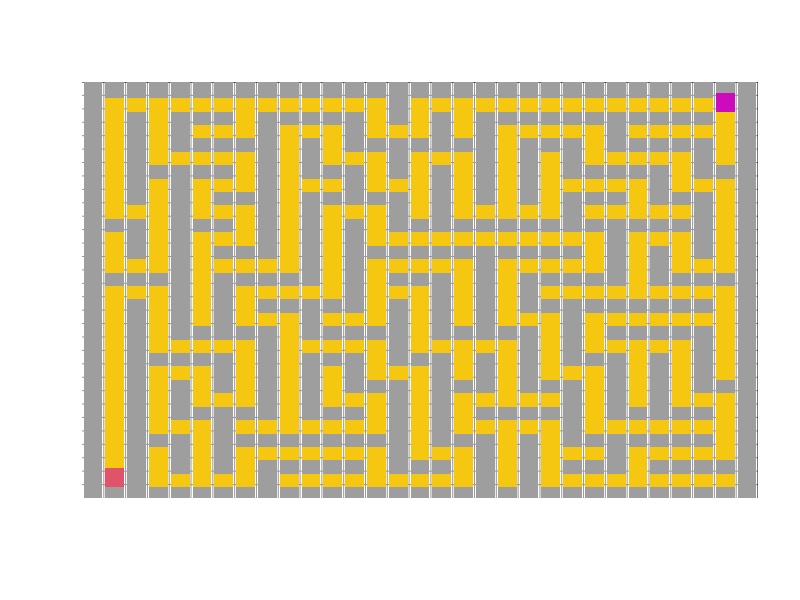

This chart was generated by the following R code:


maze=function(size,cex_set=2.5){
  #initiate
  size2=2*size-3
  block_map=matrix(0,size,size)
  maze_map=matrix(1,size2,size2)
  for(i in 1:(size-2)){
    for(j in 1:(size-2)){
      maze_map[2*i,2*j]=0
    }
  }
  #四面的圍牆
  block_map[1,]=1
  block_map[size,]=1
  block_map[,1]=1
  block_map[,size]=1
  
  #上下左右操作
  move=list(c(-1,0),c(1,0),c(0,-1),c(0,1))
  
  #用於判斷操作是否越界
  in_map=function(x,y){
    return((1<=x)&&(x<=size)&&(1<=y)&&(y<=size))
  }
  
  #connect用於拆牆
  connect=function(x,y,xx,yy){
    maze_map[(x+xx)-2,(y+yy)-2]<<- 0 #原本是<<-
  }
  
  #用於計算該節點周圍有幾面牆
  neighbor_count=function(x,y){
    temp=0
    for(i in 1:4){
      if(in_map(x+move[[i]][1],y+move[[i]][2])){
        if(block_map[x+move[[i]][1],y+move[[i]]][2]==1){
          temp=temp+1
        }
      }
    }
    return(temp)
  }
  
  
  #前準備(?)
  dfs=function(x,y){
    print(c(x,y,neighbor_count(x,y)))
    if(neighbor_count(x,y)==4){return}
    direction=c(FALSE,FALSE,FALSE,FALSE)
    while(neighbor_count(x,y)<4){
      temp=-1
      
      while(temp==-1 || direction[temp]==TRUE){
        temp=sample(1:4,1)
      }
      
      xx=x+move[[temp]][1]
      yy=y+move[[temp]][2]
      
      if(in_map(xx,yy)&&block_map[xx,yy]==0){
        block_map[xx,yy]<<-1
        connect(x,y,xx,yy)
        dfs(xx,yy)
        
        direction[temp]=TRUE
        if(neighbor_count(x,y)==4){
          return
        }
      }
    }
    return
  }
  
  #設起點，並開始生成地圖矩陣
  block_map[2,2]=1
  dfs(2,2)
  
  #生成地圖
  windows()
  plot(0,0,xlim=c(0,size2),ylim=c(0,size2),type="n",xaxs="i",yaxs="i",xlab="",ylab="",axes=0)
  for(i in 1:(size2-1)){
    abline(h=i,col="gray60") #水平線
    abline(v=i,col="gray60")
  }
  abline(h=size2)
  abline(v=size2)
  for(i in 1:size2){
    for(j in 1:size2){
      if(maze_map[i,j]==1){
        points(i-0.5,j-0.5,col=8,pch=15,cex=cex_set)
      }else{
        points(i-0.5,j-0.5,col=7,pch=15,cex=cex_set)
      }
    }
  }
  
  now.x=2
  now.y=2
  dest.x=size2-1
  dest.y=size2-1
  points(now.x-0.5,now.y-0.5,col=2,pch=15,cex=cex_set)
  points(dest.x-0.5,dest.y-0.5,col=6,pch=15,cex=cex_set)
  
  keydown=function(K){
    K=tolower(K)
    points(K)
    
    if(K=="down"){
      if(now.y>2&&maze_map[now.x,now.y-1]==0){
        points(now.x-0.5,now.y-0.5,col=7,pch=15,cex=cex_set)        
        now.y<<-now.y-1
        points(now.x-0.5,now.y-0.5,col=2,pch=15,cex=cex_set)
      }
    }
    
    if(K=="up"){
      if(now.y<size2-1 && maze_map[now.x,now.y+1]==0){
        points(now.x-0.5,now.y-0.5,col=7,pch=15,cex=cex_set)
        now.y<<-now.y+1
        points(now.x-0.5,now.y-0.5,col=2,pch=15,cex=cex_set)
      }
    }
    
    if(K=="left"){
      if(now.x>2&&maze_map[now.x-1,now.y]==0){
        points(now.x-0.5,now.y-0.5,col=7,pch=15,cex=cex_set)
        now.x<<-now.x-1
        points(now.x-0.5,now.y-0.5,col=2,pch=15,cex=cex_set)
      }
    }
    
    if(K=="right"){
      if(now.x<size2-1 && maze_map[now.x+1,now.y]==0){
        points(now.x-0.5,now.y-0.5,col=7,pch=15,cex=cex_set)
        now.x<<-now.x+1
        points(now.x-0.5,now.y-0.5,col=2,pch=15,cex=cex_set)
      }
    }
    
    if(now.x==dest.x && now.y==dest.y){
      legend("center","YOU WIN~",cex=3,bg="white")
      getGraphicsEvent(onKeybd =NULL)
    }
  }
  
  
  getGraphicsEvent(onKeybd = keydown)
  
}

maze(17)
